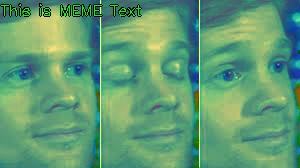
#> input picture sample_save.jpg, 300 x 168 px
$ python -i multiple_camera.py   (imports and definitions only)
#> lines starting #> are read from the running program, lines starting #| are printed output that depends on the picture; after the words box and inside, x2 and y2 are one past the last pixel; in counts of white or black regions, pixels touching at a corner belong together
#> further down, picture is the input picture: shape (168, 300, 3); mean B, G, R 115.6, 156.1, 96.1
import cv2
import numpy as np
import threading
import time
import math
import requests

RTSP_URLS = [
    "rtsp://admin:123456@192.168.0.100:554/ch01.264",
    "rtsp://admin:123456@192.168.0.101:554/ch01.264",
    "rtsp://admin:123456@192.168.0.102:554/ch01.264",
    "rtsp://admin:123456@192.168.0.103:554/ch01.264",
]
PICO_IP = "192.168.0.205"


triggered = False
last_seen = 0
trigger_time = 0
buzzer_on = False

STOP_DELAY = 5.0
BUZZER_DELAY = 5.0


# Shared frames
frames = [np.zeros((270, 480, 3), dtype=np.uint8) for _ in RTSP_URLS]

def human_detection(frame):
    global last_seen, buzzer_on, trigger_time, triggered

    hsv = cv2.cvtColor(frame, cv2.COLOR_BGR2HSV)
#> hsv: shape (168, 300, 3); mean H, S, V 68.8, 118.5, 158.6

    lower_green = np.array([50, 120, 120])
    upper_green = np.array([80, 255, 255])

    mask = cv2.inRange(hsv, lower_green, upper_green)
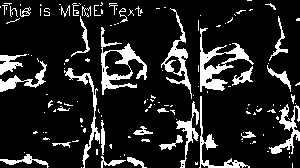
#> mask: shape (168, 300); 14.4% white; 145 white regions (110 under 20 px)

    contours, _ = cv2.findContours(mask, cv2.RETR_EXTERNAL, cv2.CHAIN_APPROX_SIMPLE)
#> contours = 145 contours, 122 with area under 20; largest, box (x1, y1, x2, y2) and area: (101, 27, 147, 95) 1135, (200, 28, 254, 92) 1059, (161, 8, 192, 99) 608, (269, 104, 300, 154) 352, (199, 96, 250, 168) 324

    detected = False

    for cnt in contours:
        area = cv2.contourArea(cnt)

        if area < 2000:
            continue

        x, y, w, h = cv2.boundingRect(cnt)
        aspect_ratio = w / float(h)

        if 0.3 < aspect_ratio < 3.0:
            detected = True
            cv2.rectangle(frame, (x, y), (x + w, y + h), (0, 255, 0), 2)
#> this loop made 145 passes
#> area on passes 4, 7, 9, 16, 24, 29, 33, 35, 57: 68, 63.5, 145, 24.5, 80, 31, 59.5, 64, 351.5

    # ---- TRIGGER ----
    current_time = time.time()

    if detected:
        last_seen = current_time

        if not triggered:
            print("TRIGGER")
            triggered = True

        if not buzzer_on:
            try:
                requests.get(f"http://{PICO_IP}/on", timeout=5
                             )
                buzzer_on = True
            except:
                print("Pico not reachable")

    else:
        if triggered and (current_time - last_seen > STOP_DELAY):
            print("STOP")
            triggered = False

            if buzzer_on:
                try:
                    requests.get(f"http://{PICO_IP}/off", timeout=2)
                    buzzer_on = False
                except:
                    print("Pico not reachable")


class CameraThread:
    def __init__(self, url, index):
        self.cap = cv2.VideoCapture(url, cv2.CAP_FFMPEG)
        self.cap.set(cv2.CAP_PROP_BUFFERSIZE, 1)
        self.index = index
        self.running = True
        self.thread = threading.Thread(target=self.update, daemon=True)
        self.thread.start()

    def update(self):
        global frames
        while self.running:
            ret, frame = self.cap.read()
            if ret:
                frames[self.index] = cv2.resize(frame, (480, 270))
            else:
                frames[self.index] = np.zeros((270, 480, 3), dtype=np.uint8)

    def stop(self):
        self.running = False
        self.cap.release()

# Start all camera threads
cams = [CameraThread(url, i) for i, url in enumerate(RTSP_URLS)]

# [37 lines not run here, left out]

>>> import cv2
>>> picture = cv2.imread('../sample_save.jpg')
>>> result = human_detection(picture)
